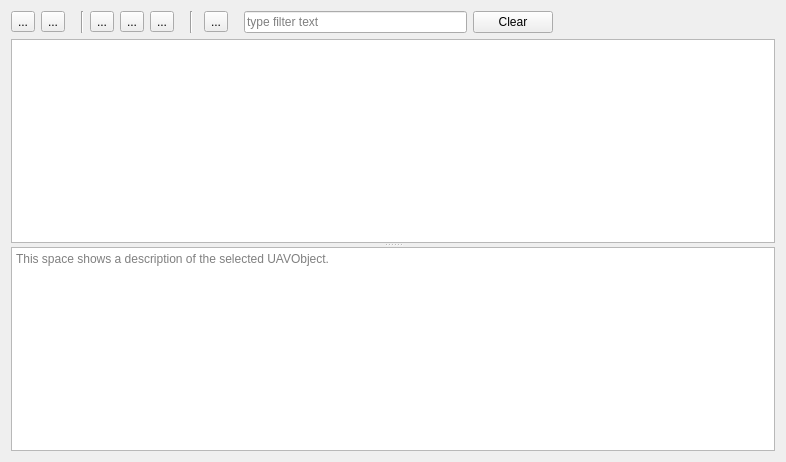
<?xml version="1.0" encoding="UTF-8"?>
<ui version="4.0">
 <class>UAVObjectBrowser</class>
 <widget class="QWidget" name="UAVObjectBrowser">
  <property name="geometry">
   <rect>
    <x>0</x>
    <y>0</y>
    <width>786</width>
    <height>462</height>
   </rect>
  </property>
  <property name="windowTitle">
   <string>Form</string>
  </property>
  <layout class="QVBoxLayout" name="verticalLayout">
   <item>
    <layout class="QHBoxLayout" name="horizontalLayout">
     <item>
      <widget class="QToolButton" name="requestButton">
       <property name="toolTip">
        <string>Request</string>
       </property>
       <property name="text">
        <string>...</string>
       </property>
       <property name="icon">
        <iconset resource="uavobjectbrowser.qrc">
         <normaloff>:/uavobjectbrowser/images/down_alt.png</normaloff>:/uavobjectbrowser/images/down_alt.png</iconset>
       </property>
       <property name="iconSize">
        <size>
         <width>32</width>
         <height>32</height>
        </size>
       </property>
       <property name="checkable">
        <bool>false</bool>
       </property>
       <property name="checked">
        <bool>false</bool>
       </property>
      </widget>
     </item>
     <item>
      <widget class="QToolButton" name="sendButton">
       <property name="toolTip">
        <string>Send</string>
       </property>
       <property name="text">
        <string>...</string>
       </property>
       <property name="icon">
        <iconset resource="uavobjectbrowser.qrc">
         <normaloff>:/uavobjectbrowser/images/up_alt.png</normaloff>:/uavobjectbrowser/images/up_alt.png</iconset>
       </property>
       <property name="iconSize">
        <size>
         <width>32</width>
         <height>32</height>
        </size>
       </property>
      </widget>
     </item>
     <item>
      <spacer name="horizontalSpacer">
       <property name="orientation">
        <enum>Qt::Horizontal</enum>
       </property>
       <property name="sizeType">
        <enum>QSizePolicy::Preferred</enum>
       </property>
       <property name="sizeHint" stdset="0">
        <size>
         <width>10</width>
         <height>20</height>
        </size>
       </property>
      </spacer>
     </item>
     <item>
      <widget class="Line" name="line">
       <property name="orientation">
        <enum>Qt::Vertical</enum>
       </property>
      </widget>
     </item>
     <item>
      <widget class="QToolButton" name="readSDButton">
       <property name="toolTip">
        <string>Load</string>
       </property>
       <property name="text">
        <string>...</string>
       </property>
       <property name="icon">
        <iconset resource="uavobjectbrowser.qrc">
         <normaloff>:/uavobjectbrowser/images/install.png</normaloff>:/uavobjectbrowser/images/install.png</iconset>
       </property>
       <property name="iconSize">
        <size>
         <width>32</width>
         <height>32</height>
        </size>
       </property>
      </widget>
     </item>
     <item>
      <widget class="QToolButton" name="saveSDButton">
       <property name="toolTip">
        <string>Save</string>
       </property>
       <property name="text">
        <string>...</string>
       </property>
       <property name="icon">
        <iconset resource="uavobjectbrowser.qrc">
         <normaloff>:/uavobjectbrowser/images/remove.png</normaloff>:/uavobjectbrowser/images/remove.png</iconset>
       </property>
       <property name="iconSize">
        <size>
         <width>32</width>
         <height>32</height>
        </size>
       </property>
      </widget>
     </item>
     <item>
      <widget class="QToolButton" name="eraseSDButton">
       <property name="toolTip">
        <string>Erase</string>
       </property>
       <property name="text">
        <string>...</string>
       </property>
       <property name="icon">
        <iconset resource="uavobjectbrowser.qrc">
         <normaloff>:/uavobjectbrowser/images/trash.png</normaloff>:/uavobjectbrowser/images/trash.png</iconset>
       </property>
       <property name="iconSize">
        <size>
         <width>32</width>
         <height>32</height>
        </size>
       </property>
      </widget>
     </item>
     <item>
      <spacer name="horizontalSpacer_5">
       <property name="orientation">
        <enum>Qt::Horizontal</enum>
       </property>
       <property name="sizeType">
        <enum>QSizePolicy::Preferred</enum>
       </property>
       <property name="sizeHint" stdset="0">
        <size>
         <width>10</width>
         <height>20</height>
        </size>
       </property>
      </spacer>
     </item>
     <item>
      <widget class="Line" name="line_2">
       <property name="orientation">
        <enum>Qt::Vertical</enum>
       </property>
      </widget>
     </item>
     <item>
      <spacer name="horizontalSpacer_8">
       <property name="orientation">
        <enum>Qt::Horizontal</enum>
       </property>
       <property name="sizeType">
        <enum>QSizePolicy::Preferred</enum>
       </property>
       <property name="sizeHint" stdset="0">
        <size>
         <width>5</width>
         <height>20</height>
        </size>
       </property>
      </spacer>
     </item>
     <item>
      <widget class="QToolButton" name="tbView">
       <property name="toolTip">
        <string>View Options</string>
       </property>
       <property name="text">
        <string>...</string>
       </property>
       <property name="icon">
        <iconset resource="uavobjectbrowser.qrc">
         <normaloff>:/uavobjectbrowser/images/1343241276_eye.png</normaloff>:/uavobjectbrowser/images/1343241276_eye.png</iconset>
       </property>
       <property name="iconSize">
        <size>
         <width>32</width>
         <height>32</height>
        </size>
       </property>
      </widget>
     </item>
     <item>
      <spacer name="horizontalSpacer_2">
       <property name="orientation">
        <enum>Qt::Horizontal</enum>
       </property>
       <property name="sizeType">
        <enum>QSizePolicy::Preferred</enum>
       </property>
       <property name="sizeHint" stdset="0">
        <size>
         <width>10</width>
         <height>20</height>
        </size>
       </property>
      </spacer>
     </item>
     <item>
      <widget class="QLineEdit" name="searchLine">
       <property name="placeholderText">
        <string>type filter text</string>
       </property>
      </widget>
     </item>
     <item>
      <widget class="QPushButton" name="searchClearButton">
       <property name="text">
        <string>Clear</string>
       </property>
       <property name="icon">
        <iconset theme="fileclose">
         <normaloff>.</normaloff>.</iconset>
       </property>
      </widget>
     </item>
     <item>
      <spacer name="horizontalSpacer_3">
       <property name="orientation">
        <enum>Qt::Horizontal</enum>
       </property>
       <property name="sizeHint" stdset="0">
        <size>
         <width>40</width>
         <height>20</height>
        </size>
       </property>
      </spacer>
     </item>
    </layout>
   </item>
   <item>
    <widget class="QWidget" name="widget" native="true">
     <layout class="QVBoxLayout" name="verticalLayout_3">
      <property name="leftMargin">
       <number>0</number>
      </property>
      <property name="topMargin">
       <number>0</number>
      </property>
      <property name="rightMargin">
       <number>0</number>
      </property>
      <property name="bottomMargin">
       <number>0</number>
      </property>
      <item>
       <widget class="QSplitter" name="splitter">
        <property name="lineWidth">
         <number>0</number>
        </property>
        <property name="orientation">
         <enum>Qt::Vertical</enum>
        </property>
        <widget class="QTreeView" name="treeView">
         <property name="sizePolicy">
          <sizepolicy hsizetype="Expanding" vsizetype="Expanding">
           <horstretch>0</horstretch>
           <verstretch>0</verstretch>
          </sizepolicy>
         </property>
        </widget>
        <widget class="QTextEdit" name="descriptionText">
         <property name="sizePolicy">
          <sizepolicy hsizetype="Expanding" vsizetype="Expanding">
           <horstretch>0</horstretch>
           <verstretch>0</verstretch>
          </sizepolicy>
         </property>
         <property name="minimumSize">
          <size>
           <width>0</width>
           <height>150</height>
          </size>
         </property>
         <property name="horizontalScrollBarPolicy">
          <enum>Qt::ScrollBarAlwaysOff</enum>
         </property>
         <property name="textInteractionFlags">
          <set>Qt::TextSelectableByKeyboard|Qt::TextSelectableByMouse</set>
         </property>
         <property name="placeholderText">
          <string>This space shows a description of the selected UAVObject.</string>
         </property>
        </widget>
       </widget>
      </item>
     </layout>
    </widget>
   </item>
  </layout>
 </widget>
 <resources>
  <include location="uavobjectbrowser.qrc"/>
 </resources>
 <connections/>
</ui>
